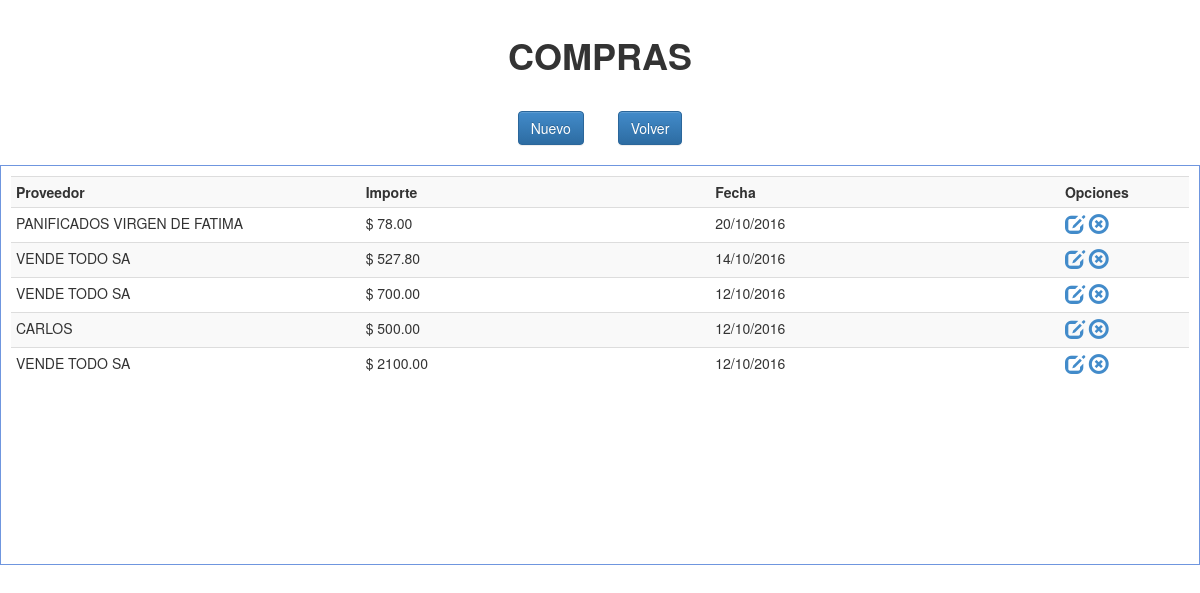
/php/compras.php (signed in), run on the app's committed database.
### tables this page shows
CREATE TABLE IF NOT EXISTS `compras` (
  `id_compra` int(11) NOT NULL AUTO_INCREMENT,
  `importe_compra` decimal(10,2) NOT NULL,
  `fecha_compra` date NOT NULL,
  `id_provee_compra` int(11) NOT NULL,
  PRIMARY KEY (`id_compra`)
);

CREATE TABLE IF NOT EXISTS `proveedores` (
  `id_prove` int(11) NOT NULL AUTO_INCREMENT,
  `nomb_prove` varchar(35) NOT NULL,
  `tipo_prove` int(11) NOT NULL,
  `direccion_prove` varchar(50) NOT NULL,
  `celular_prove` bigint(13) NOT NULL,
  `fecha_reg_prove` date NOT NULL,
  `cuil_prove` bigint(11) NOT NULL,
  `email_prove` varchar(100) NOT NULL,
  PRIMARY KEY (`id_prove`)
);

### php/conexion.php (called while the page is built, shortened)
<?php
function fechaNormal($fecha){
		$nfecha = date('d/m/Y',strtotime($fecha));
		return $nfecha;
}
?>

### php/compras.php (the view, shortened to what this page needs)
<!DOCTYPE html PUBLIC "-//W3C//DTD XHTML 1.0 Transitional//EN" "http://www.w3.org/TR/xhtml1/DTD/xhtml1-transitional.dtd">
<html xmlns="http://www.w3.org/1999/xhtml">
<head>
<link href="../css/estilo.css" rel="stylesheet">
<link href="../bootstrap/css/bootstrap.css" rel="stylesheet">
<link href="../bootstrap/css/bootstrap.min.css" rel="stylesheet">
<link href="../bootstrap/css/bootstrap-theme.css" rel="stylesheet">
<link href="../bootstrap/css/bootstrap-theme.min.css" rel="stylesheet">
</head>
<body>
    <header><big><strong><font color="#333333">COMPRAS</strong></big></header>
    <section>
    <table border="0" align="center">
        <tr>
            <td width="100"><button id="nuevo-comp" class="btn btn-primary">Nuevo</button></td>
            <td witdh="200"><a id="volver" class="btn btn-primary" href="menu.php">Volver</td>
        </tr>
    </table>
    </section>
    <div class="registros" id="agrega-registros">
        <table class="table table-striped table-condensed table-hover">
            <tr>
                <th width="200">Proveedor</th>
                <th width="200">Importe</th>
                <th width="200">Fecha</th>
                <th width="50">Opciones</th>
            </tr>
        <?php
            include('../php/conexion.php');
            $registro = mysql_query("SELECT * FROM compras, proveedores WHERE id_prove = id_provee_compra ORDER BY id_compra DESC");
            while($registro2 = mysql_fetch_array($registro)){
                echo '<tr>
                        <td>'.$registro2['nomb_prove'].'</td>
                        <td>$ '.$registro2['importe_compra'].'</td>
                        <td>'.fechaNormal($registro2['fecha_compra']).'</td>
                        <td><a style="font-size: 20px;" href="javascript:editarCompra('.$registro2['id_compra'].');" class="glyphicon glyphicon-edit"></a> <a style="font-size: 20px;" href="javascript:eliminarCompra('.$registro2['id_compra'].');" class="glyphicon glyphicon-remove-circle"></a></td>
                    </tr>';
            }
        ?>
        </table>
    </div>
</body>
</html>

### css/estilo.css (style rules this page uses)
body { margin:0px; font-family:"Trebuchet MS", Arial, Helvetica, sans-serif; min-width:1000px; }
header { margin:auto; padding:10px; font-size:30px; width:500px; text-align:center; margin-top:20px; }
section { margin-top:20px; }
.registros { margin:auto; width:1200px; margin-top:20px; border:1px solid #6F96DF; height:400px; overflow: auto; padding:10px; }

### data on the page
compras: proveedores.nomb_prove "PANIFICADOS VIRGEN DE FATIMA", importe_compra "78.00", fecha_compra "20/10/2016"
compras: proveedores.nomb_prove "VENDE TODO SA", importe_compra "527.80", fecha_compra "14/10/2016"
compras: proveedores.nomb_prove "VENDE TODO SA", importe_compra "700.00", fecha_compra "12/10/2016"
compras: proveedores.nomb_prove "CARLOS", importe_compra "500.00", fecha_compra "12/10/2016"
compras: proveedores.nomb_prove "VENDE TODO SA", importe_compra "2100.00", fecha_compra "12/10/2016"
